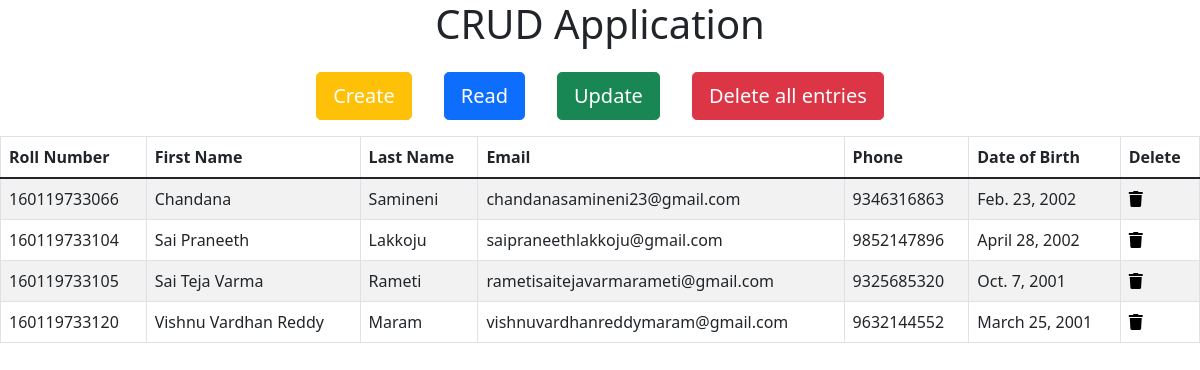
The app's page /read with its own data.
### baseapp/models.py (models this page shows)
class Student(models.Model):
    roll = models.IntegerField(primary_key=True)
    fname = models.CharField(max_length=150)
    lname = models.CharField(max_length=150)
    dob = models.DateField()
    phone = models.CharField(max_length=50)
    email = models.EmailField()

### baseapp/views.py (the view)
# urls.py: path('read',views.read,name='read'),
def read(request):
    d = Student.objects.all()
    return render(request,'read.html',{'data':d})

### templates/read.html
{% extends 'base.html' %}
{% block content %}
{% if not data %}
<div class="container">
    <h1 class="text-center">No records found</h1>
</div>
{% else %}
<table class="table table-striped table-bordered table-responsive">
    <thead class="thead-dark">
        <tr>
            <th>Roll Number</th>
            <th>First Name</th>
            <th>Last Name</th>
            <th>Email</th>
            <th>Phone</th>
            <th>Date of Birth</th>
            <th>Delete</th>
        </tr>
    </thead>
    <tbody>
{% for i in data %}
        <tr>
            <td> {{i.roll}}  </td>
            <td> {{i.fname}} </td>
            <td> {{i.lname}} </td>
            <td> {{i.email}} </td>
            <td> {{i.phone}} </td>
            <td> {{i.dob}} </td>
            <td> <a href="{% url 'delete' i.roll %}" style="color: black"><i class="fas fa-trash"></i></a></td>
        </tr>
{% endfor %}
    </tbody>
</table>
{% endif %}
{% endblock %}

### templates/base.html (shortened to what this page needs)
{% load static %}
<!DOCTYPE html>
<html lang="en">
<head>
    <link rel="stylesheet" href="https://cdn.jsdelivr.net/npm/bootstrap@5.1.3/dist/css/bootstrap.min.css">
    <link rel="stylesheet" href="https://use.fontawesome.com/releases/v5.15.4/css/all.css">
    <link rel="stylesheet" href="{% static 'styles/style.css' %}" type="text/css">
</head>
<body>
    <div class="container">
        <h1 class="text-center">CRUD Application</h1>
        <div class="d-flex justify-content-center">
            <button class="btn btn-warning btn-lg m-3 "><a href="create">Create</a></button>
            <button class="btn btn-primary btn-lg m-3 "><a href="read">Read</a></button>
            <button class="btn btn-success btn-lg m-3 "><a href="update">Update</a></button>
            <button class="btn btn-danger btn-lg m-3 "><a href="deleteall">Delete all entries</a></button>
        </div>
    </div>
    {% block content %}
    {% endblock %}
</body>
</html>

### static/styles/style.css (style rules this page uses)
a,a:hover { text-decoration: none; color: white; }

### records on screen
Student: roll "160119733066", fname "Chandana", lname "Samineni", email "chandanasamineni23@gmail.com", phone "9346316863", dob "Feb. 23, 2002"
Student: roll "160119733104", fname "Sai Praneeth", lname "Lakkoju", email "saipraneethlakkoju@gmail.com", phone "9852147896", dob "April 28, 2002"
Student: roll "160119733105", fname "Sai Teja Varma", lname "Rameti", email "rametisaitejavarmarameti@gmail.com", phone "9325685320", dob "Oct. 7, 2001"
Student: roll "160119733120", fname "Vishnu Vardhan Reddy", lname "Maram", email "vishnuvardhanreddymaram@gmail.com", phone "9632144552", dob "March 25, 2001"
